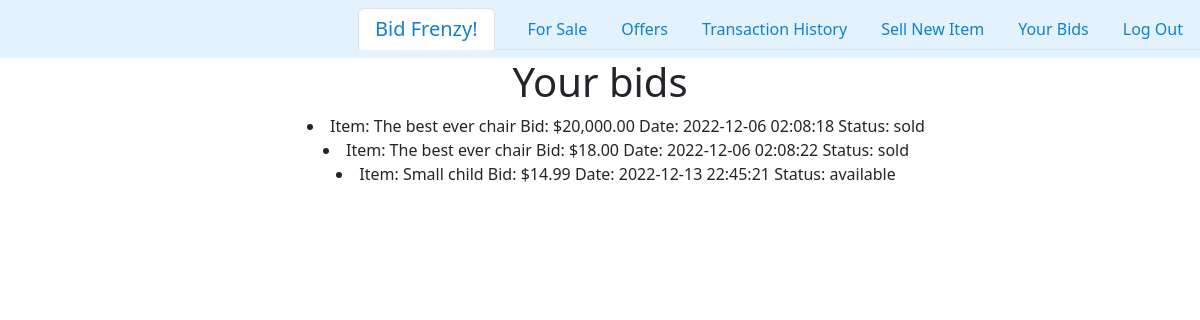
Page /yourbids (signed in) on the earlier database version.
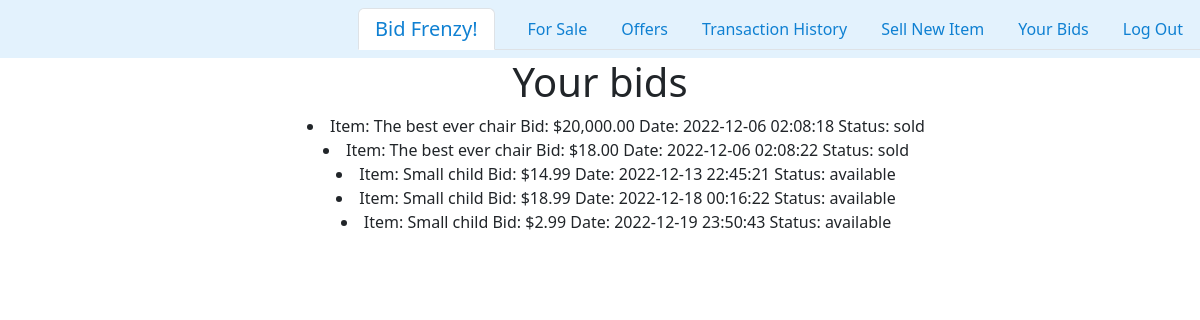
Same page on the later database version.
### tables this page shows
CREATE TABLE bids (id INTEGER PRIMARY KEY AUTOINCREMENT, itemId INTEGER, bidderId INTEGER, sellerId INTEGER, offerPrice INTEGER, offerStatus TEXT NOT NULL, datetime INTEGER);

CREATE TABLE items (id INTEGER PRIMARY KEY AUTOINCREMENT, name TEXT NOT NULL, description TEXT NOT NULL, filename TEXT NOT NULL, ownerId INTEGER, askingPrice INTEGER, saleStatus TEXT NOT NULL);

### app.py (the view)
@app.route("/yourbids")
def yourbids():
    user_id = session["user_id"]
    your_bids = db.execute("SELECT * FROM bids LEFT JOIN items ON bids.itemId = items.id WHERE bids.bidderId = ?", user_id)
    return render_template("yourbids.html", your_bids=your_bids)

### app.py (called while the page is built)
@app.after_request
def after_request(response):
    response.headers["Cache-Control"] = "no-cache, no-store, must-revalidate"
    response.headers["Expires"] = 0
    response.headers["Pragma"] = "no-cache"
    return response

### templates/yourbids.html
{% extends "layout.html" %} {% block title %} Your Bids {% endblock %} {% block
main %}
<h1>Your bids</h1>
  <ul class="ul-centered">
    {% for bid in your_bids %}
    <li>Item: {{ bid['name'] }} Bid: {{ bid['offerPrice'] }} Date: {{ bid['datetime'] }} Status: {{ bid['saleStatus'] }}</li>
    {% endfor %}
  </ul>
{% endblock %}

Differences in the rows shown:
added bids: name "Small child", offerPrice "$18.99", datetime "2022-12-18 00:16:22", saleStatus "available"
added bids: name "Small child", offerPrice "$2.99", datetime "2022-12-19 23:50:43", saleStatus "available"
